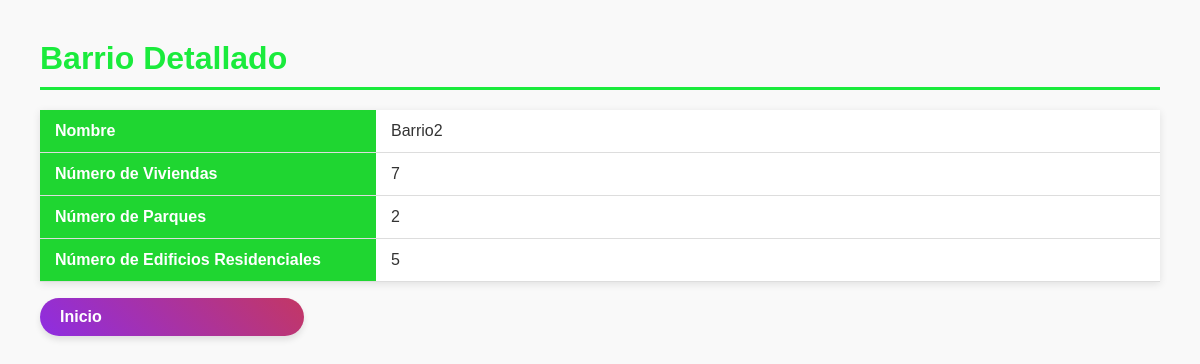
Page /barrios/2/ on the committed database.
### ordenamiento/models.py (models this page shows, shortened)
class Barrio(models.Model):
    NUM_PARQUES = [(i, str(i)) for i in range(1, 7)]
    nombre = models.CharField(max_length=100)
    numero_viviendas = models.PositiveIntegerField()
    numero_parques = models.IntegerField(choices=NUM_PARQUES)
    numeroE_residenciales = models.PositiveIntegerField()
    parroquia = models.ForeignKey(Parroquia, on_delete=models.CASCADE, related_name="mis_barrios")

### ordenamiento/views.py (the view)
# urls.py: path('barrios/<int:id>/', views.lista_barrios, name='barrios'),
def lista_barrios(request,id):
    barrio = Barrio.objects.get(pk=id)
    barrios={'barrio':barrio}
    return render(request, 'lista_barrios.html',barrios)

### ordenamiento/templates/lista_barrios.html (shortened to what this page needs)
<!DOCTYPE html>
<html lang="es">
<head>
</head>
<body>
  <h1>Barrio Detallado</h1>
  <table>
    <tbody>
      <tr>
        <td>Nombre</td>
        <td>{{ barrio.nombre }}</td>
      </tr>
      <tr>
        <td>Número de Viviendas</td>
        <td>{{ barrio.numero_viviendas }}</td>
      </tr>
      <tr>
        <td>Número de Parques</td>
        <td>{{ barrio.numero_parques }}</td>
      </tr>
      <tr>
        <td>Número de Edificios Residenciales</td>
        <td>{{ barrio.numeroE_residenciales }}</td>
      </tr>
    </tbody>
  </table>
  <p><a href="{% url 'inicio' %}">Inicio</a></p>
</body>
</html>

### ordenamiento/templates/lista_barrios.html (style rules this page uses)
body { font-family: Arial, sans-serif; margin: 40px; background-color: #f9f9f9; color: #333; }
h1 { color:rgb(26, 235, 60); margin-bottom: 20px; border-bottom: 3px solid rgb(26, 235, 60); padding-bottom: 10px; }
table { width: 100%; border-collapse: collapse; box-shadow: 0 2px 8px rgba(0,0,0,0.1); background-color: white; }
th, td { padding: 12px 15px; text-align: left; border-bottom: 1px solid #ddd; }
tr td:first-child { font-weight: bold; width: 30%; background-color:rgb(31, 214, 49); color: white; }
p a { width: 20%; display: inline-block; padding: 10px 20px; color: white; font-weight: bold; text-decoration: none; border-radius: 50px; transition: background 0.5s ease; box-shadow: 0 4px 6px rgba(0,0,0,0.1); }
p:nth-of-type(1) a { background: linear-gradient(45deg, #8e2de2, #c33764); }

### rows in the picture
Barrio: nombre "Barrio2", numero_viviendas "7", numero_parques "2", numeroE_residenciales "5"
